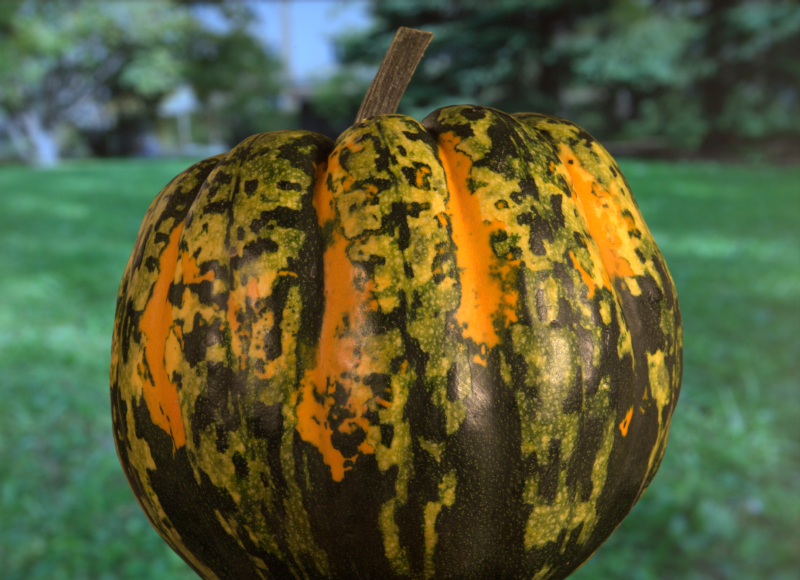
#> input picture cms2_python/input_training_lowres/GT19.png, 800 x 580 px
$ jupyter execute BayesianMatting.ipynb
#> lines starting #> are read from the running program, lines starting #| are printed output that depends on the picture; after the words box and inside, x2 and y2 are one past the last pixel; in counts of white or black regions, pixels touching at a corner belong together; long printed decimals are rounded
### cms2_python/core/MeanAndCovar.py
import numpy as np


def meanv(certain_ground, weight):
    whole_weight = sum(weight)
    color_channel = [1, 2, 3]
    if whole_weight == 0:
        mean_value = np.zeros(3)
    else:
        mean_value = np.zeros(3)
        for channel in color_channel:
            mean_value[channel - 1] = np.sum(certain_ground[(channel - 1), :] * weight) / whole_weight
    return mean_value


def covariance(mean_value, certain_ground, weight):
    whole_weight = sum(weight)
#     print(whole_weight)
    if whole_weight == 0:
        covar = np.zeros((3,3))
    else:
        shift = [certain_ground[0, :] - mean_value[0], certain_ground[1, :] - mean_value[1], certain_ground[2, :] - mean_value[2]]
        shift = np.array(shift)
        covar = np.dot(np.dot(weight * shift, shift.T), 1 / whole_weight)
    return covar

def math_computation(pxls_fg, pxls_bg, bg_weights, fg_weights):
    F_mean = meanv(pxls_fg, fg_weights)
    B_mean = meanv(pxls_bg, bg_weights)
    F_covar = covariance(F_mean, pxls_fg, fg_weights)
    B_covar = covariance(B_mean, pxls_bg, bg_weights)
    return F_covar, B_covar, B_mean, F_mean


# [124 lines of commented-out code are left out]

### cms2_python/core/Transform.py
import numpy as np


def transform_matrix(f_b_mat, image_mask):
    """
    Reshapes the f_b_mat [m, n, 3] into a vector [1, N] using image_mask.
    """
    f_b_mat = f_b_mat[:, :, 0]
    image_mask = image_mask[:, :, 0]
    image_mask = image_mask.reshape(image_mask.size)
    f_b_mat = np.delete(f_b_mat, np.where(np.isnan(image_mask)))
    result_vector = f_b_mat
    return result_vector


def transform_pixels(input_mat, image_mask):
    """
    The ambiguous dimension of input matrix will be converted to [3, position
    that is required to be overseen]
    """
    image_mask = image_mask.reshape(image_mask.size)
    input_mat = np.delete(input_mat, np.where(np.isnan(image_mask)))
    input_mat = input_mat.reshape(np.uint32(input_mat.size / 3), 3)
    new_mat = input_mat.T
    return new_mat

### cms2_python/core/Neigh.py
import numpy as np
from scipy.ndimage import gaussian_filter

def matlab_fspecial_gauss2d(shape=(3, 3), sigma=0.5):
  # return the same result as MATLAB's fspecial('gaussian',[shape],[sigma])
    m, n = [(l - 1.) / 2. for l in shape]
    y, x = np.ogrid[-m:m+1, -n:n+1]
    h = np.exp(-(x*x + y*y) / (2.*sigma*sigma))
  # h[h < 1e-10] = 1e-10
    h[h < np.finfo(h.dtype).eps * h.max()] = np.finfo(h.dtype).eps * h.max()
    sumh = h.sum()
    if sumh != 0:
        h /= sumh
    return h

def extract_neighborhood_info(foreground_image, background_image, alpha_for_pixels, x, y, start_dim, sigma_gaussian):
    """
    Retrieves foreground and background neighborhood pixels and weights, along with initial alpha,
    for a given pixel in the unknown area.
    """
    # Image dimensions
    rows, cols, _ = foreground_image.shape

    # Half window size
    half_start_dim = (start_dim - 1) / 2

    # Index of four vertices of the square neighborhood
    min_x = np.int32(max(0, x - half_start_dim))
    max_x = np.int32(min(rows, x + half_start_dim + 1))
    min_y = np.int32(max(0, y - half_start_dim))
    max_y = np.int32(min(cols, y + half_start_dim + 1))
    rela_min_x = np.int32(min_x - (x - half_start_dim))
    rela_max_x = np.int32(start_dim - (x + half_start_dim + 1 - max_x))
    rela_min_y = np.int32(min_y - (y - half_start_dim))
    rela_max_y = np.int32(start_dim - (y + half_start_dim + 1 - max_y))

    # Extract alpha, foreground_image, background_image, neighborhood
    fg_neigh = foreground_image[min_x:max_x, min_y:max_y, :]
    bg_neigh = background_image[min_x:max_x, min_y:max_y, :]
    alpha_neigh = alpha_for_pixels[min_x:max_x, min_y:max_y, :]


    # Gaussian distribution area
    init_gaussian = matlab_fspecial_gauss2d(shape=(start_dim, start_dim), sigma=sigma_gaussian)
    init_gaussian = np.stack((init_gaussian, init_gaussian,init_gaussian), axis=2)
    rel_gaussian = init_gaussian[rela_min_x:rela_max_x, rela_min_y:rela_max_y , :]


    # Foreground weight = (alpha^2) * gaussian_fall_off
    fg_w = alpha_neigh
    fg_w[np.isnan(fg_w)] = 0
    fg_w = np.power(fg_w, 2) * rel_gaussian

    # Background weight = ((1 - alpha)^2) * gaussian_fall_off
    bg_w = alpha_neigh
    bg_w[np.isnan(bg_w)] = 1
    bg_w = np.power((1 - bg_w), 2) * rel_gaussian

    # Calculate the mean of all the alpha values in the neighborhood as the initial alpha
    alpha_neigh = alpha_neigh[:, :, 0]
    num_of_nan = np.count_nonzero(np.isnan(alpha_neigh))
    alpha_neigh[np.isnan(alpha_neigh)] = 0
    init_alpha = (np.sum(alpha_neigh) / (alpha_neigh.size - num_of_nan))

    # Assign initial alpha as 0 if it's NaN
    if np.isnan(init_alpha):
        init_alpha = 0

    return fg_neigh, bg_neigh, fg_w, bg_w, init_alpha

### cms2_python/core/Estim.py
import numpy as np


def likelihood_estimation(obs_color, init_alpha, fg_mu, bg_mu, fg_covariance, bg_covariance,
                          sigma_camera, max_iter, likelihood_min):
    #if np.linalg.matrix_rank(fg_covariance) == fg_covariance.shape[0]:
   #     fg_cov_inv = np.linalg.inv(fg_covariance)
    #else:
    fg_cov_inv = np.linalg.pinv(fg_covariance)

    #if np.linalg.matrix_rank(bg_covariance) == bg_covariance.shape[0]:
    #    bg_cov_inv = np.linalg.inv(bg_covariance)
    #else:
    bg_cov_inv = np.linalg.pinv(bg_covariance)

    iteration_count = 0
    I = np.eye(3)

    sigma_c_sq = sigma_camera ** 2
    alpha = init_alpha
    alpha_sq = alpha ** 2
    likelihood_diff = 1
    prev_likelihood = 0

    while (iteration_count <= max_iter) and (likelihood_diff > likelihood_min):
        FM_LU = fg_cov_inv + (I * (alpha_sq / sigma_c_sq))
        FM_RU = (I * alpha * (1 - alpha)) / sigma_c_sq
        FM_LD = (I * alpha * (1 - alpha)) / sigma_c_sq
        FM_RD = bg_cov_inv + ((I * ((1 - alpha) ** 2)) / sigma_c_sq)

        FM = np.block([[FM_LU, FM_RU], [FM_LD, FM_RD]])
        FM_inv = np.linalg.pinv(FM)

        SMU = np.dot(fg_cov_inv, fg_mu) + (obs_color.T * alpha / sigma_c_sq)
        SMD = np.dot(bg_cov_inv, bg_mu) + (obs_color.T * (1 - alpha) / sigma_c_sq)
        SM = np.vstack([SMU.T, SMD.T])

        FB_matrix = FM_inv @ SM

        FB_matrix[FB_matrix > 1] = 1
        FB_matrix[FB_matrix < 0] = 0

        Foreground_update = FB_matrix[0:3]
        Background_update = FB_matrix[3:6]

        alpha_numerator = np.dot((obs_color - Background_update).T, (Foreground_update - Background_update))
        alpha_denominator = sum(np.power((Foreground_update - Background_update), 2))[0]
        alpha = alpha_numerator / alpha_denominator
        alpha = np.maximum(0, np.minimum(1, alpha))

        fg_difference = Foreground_update - fg_mu
        bg_difference = Background_update - bg_mu

        fg_likelihood = - np.dot(np.dot(fg_difference.T, fg_cov_inv), fg_difference) / 2
        bg_likelihood = - np.dot(np.dot(bg_difference.T, bg_cov_inv), bg_difference) / 2

        composite_likelihood = obs_color - (alpha * Foreground_update) - ((1 - alpha) * Background_update)
        composite_likelihood = - np.linalg.norm(composite_likelihood, ord=2) ** 2 / sigma_c_sq

        total_likelihood = composite_likelihood + fg_likelihood + bg_likelihood

        iteration_count += 1

        if iteration_count == 1:
            likelihood_diff = abs(total_likelihood[0][0])
        else:
            likelihood_diff = abs(total_likelihood[0][0] - prev_likelihood[0][0])
        prev_likelihood = total_likelihood

        alpha_sq = alpha ** 2

    F_final = Foreground_update
    B_final = Background_update
    return F_final, B_final, alpha

### cms2_python/BayesianMatting.ipynb
[cell 1]
import numpy as np
import cv2
import matplotlib.pyplot as plt
import PIL.Image
import skimage
from skimage.metrics import mean_squared_error as MSE
from skimage.metrics import peak_signal_noise_ratio as PSNR
from alive_progress import alive_bar
import time
from skimage.metrics import structural_similarity as SSIM

# import all functions needed
from core.MeanAndCovar import math_computation
from core.Transform import transform_matrix, transform_pixels
from core.Neigh import extract_neighborhood_info
from core.Estim import likelihood_estimation


# Read input data
original_image = cv2.imread('input_training_lowres/GT19.png')
#> original_image is the input picture: shape (580, 800, 3); mean B, G, R 56.7, 93.2, 87.2
trimap = cv2.imread('trimap_training_lowres/Trimap1/GT19.png')
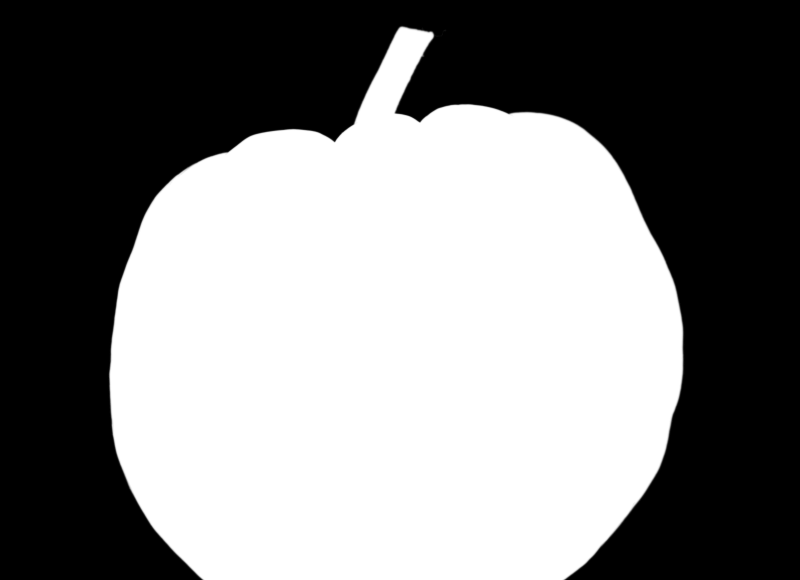
#> input picture cms2_python/gt_training_lowres/GT19.png, 800 x 580 px, found by its file name
#> trimap is the input picture: shape (580, 800, 3); min 0, max 255, mean 129.2
ground_truth_trimap = cv2.imread('gt_training_lowres/GT19.png')
#avoid picture being blue
original_image = original_image[...,::-1]
trimap = trimap[...,::-1]
ground_truth_trimap = ground_truth_trimap[...,::-1]

print(trimap.shape)
#| (580, 800, 3)

[cell 2]
plt.imshow(original_image)
plt.axis('off')  # close axis
plt.show()

plt.imshow(trimap)
plt.axis('off')  # close axis
plt.show()

plt.imshow(ground_truth_trimap)
plt.axis('off')  # close axis
plt.show()

[cell 3]
sizeimg_2_dims = original_image.shape[:2]
#> sizeimg_2_dims = (580, 800)
sizetrimap = trimap.shape[:2]
#> sizetrimap = (580, 800)

if sizeimg_2_dims == sizetrimap:
    print("sizechecking: Successfull alignment of image and trimap!")
#else:
#    print("sizechecking: size not match, asking for new trimap!")
#    File, Path = uigetfile(
#        ('*.jpg;*.jpeg; *.png; *.gif;*.bmp;*.tiff',
#         'Image files (.jpg, .jpeg, .png, .gif, .bmp, .tiff'),
#        'Select a new trimap')
#    trimap = cv2.imread(Path + File)

if trimap.shape[2] != 1:
    trimap = cv2.cvtColor(trimap, cv2.COLOR_BGR2GRAY)
#> trimap: shape (580, 800)

print(trimap.shape)
#| (580, 800)

[cell 4]
start_time = time.time()
# Convert input data to double ranged from 0 to 1
original_image = original_image.astype(np.double) / 255.0
ground_truth_trimap = ground_truth_trimap.astype(np.double) / 255.0
rows, cols, c = original_image.shape
#> rows = 580; cols = 800; c = 3

trimap_show = np.stack([trimap, trimap, trimap], axis=2)
# Define foreground, background, and unknown areas
fgmask = (trimap == 255)
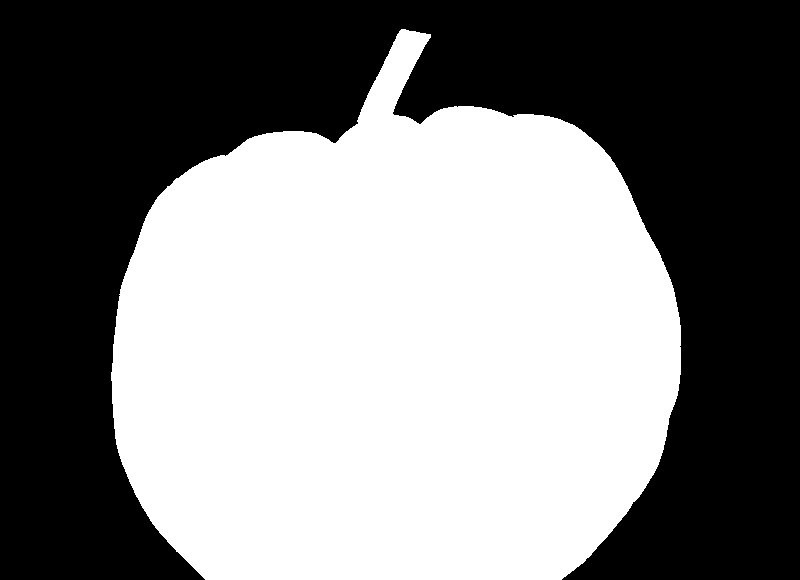
#> fgmask: shape (580, 800) bool; 50% white; 1 black region, box (x1, y1, x2, y2) and area: (0, 0, 800, 580) 231906
bgmask = (trimap == 0)
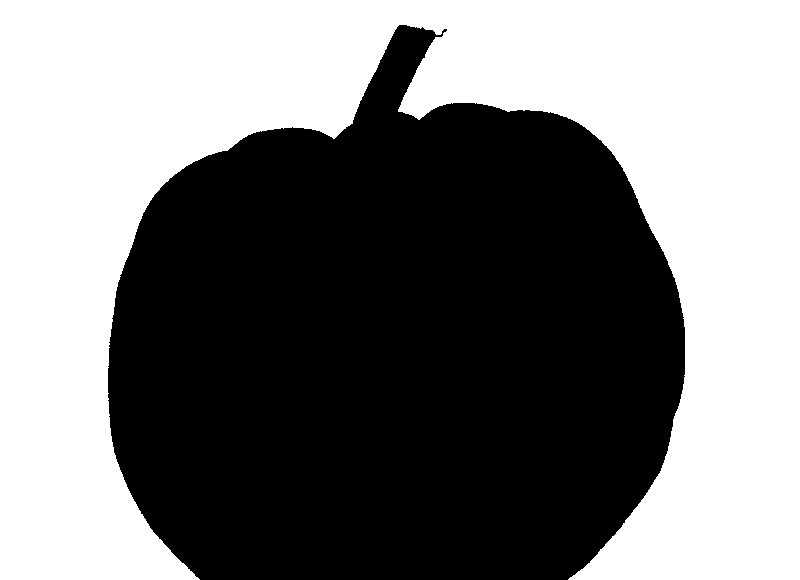
#> bgmask: shape (580, 800) bool; 48.7% white; 1 white region, box (x1, y1, x2, y2) and area: (0, 0, 800, 580) 225919
unknown = (trimap == 128)
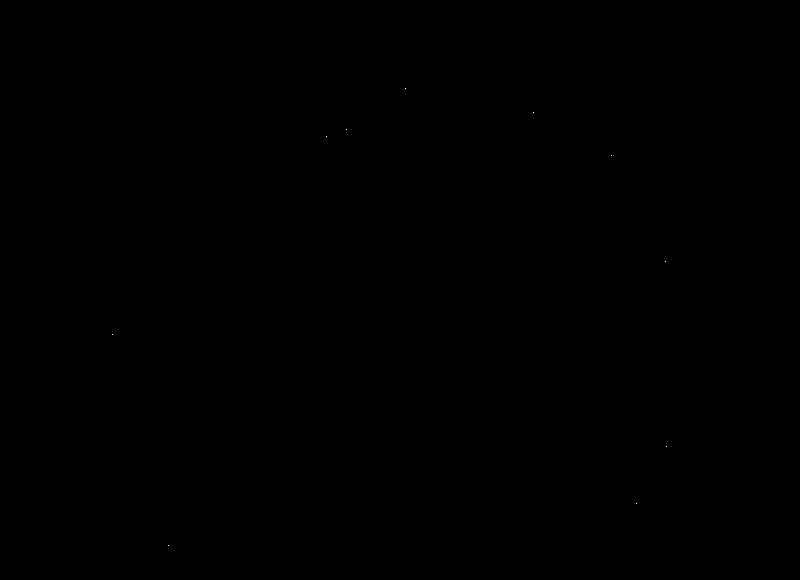
#> unknown: shape (580, 800) bool; 0% white in thin lines or dots, all inside (x1, y1, x2, y2) = (112, 88, 667, 546)
print(original_image)
#> (printed output is left out)
print(ground_truth_trimap)
#> (printed output is left out)
print(rows)
#| 580
print(cols)
#| 800
print(c)
#| 3
print(fgmask)
#> (printed output is left out)
print(bgmask)
#> (printed output is left out)
print(unknown)
#> (printed output is left out)

[cell 5]
# Initialize alpha matte (background: 0, foreground: 1, unknown area: NaN)
alpha = np.zeros([rows, cols])
alpha[fgmask] = 1
alpha[bgmask] = 0
alpha[unknown] = np.nan
alpha = np.repeat(alpha[:, :, np.newaxis], 3, axis=2)

# Initialize F and B matrices
F = np.copy(original_image)
F[~fgmask] = np.nan
#> F: shape (580, 800, 3) float64; 49.98% of the values are NaN or infinite; the others: min 0, max 1, mean 0.275
B = np.copy(original_image)
B[~bgmask] = np.nan
#> B: shape (580, 800, 3) float64; 51.31% of the values are NaN or infinite; the others: min 0.0471, max 1, mean 0.346

# Copy initial values to be used later
F_init = np.copy(F)
B_init = np.copy(B)
alpha_init = np.copy(alpha)
print(F_init)
#> (printed output is left out)
print(B_init)
#> (printed output is left out)
print(alpha_init)
# Set parameters
initial_side_length = 41
increment_for_side_length = 8
sigma_for_gsn = 4
remaining_unknown_pxls = []

[cell 6]
# First Loop: Iterate over pixels in the unknown area
print(1)
for i in range(rows):
    for j in range(cols):
        if unknown[i, j]:
            # Initialize parameters
            side_length = initial_side_length
            increment = increment_for_side_length

            # Calculate the number of foreground and background pixels required
            num_fg_pxls = 0
            num_bg_pxls = 0
            min_fg_pxls = 200
            min_bg_pxls = 200
            max_side_length = 75
            print(2)
            # Iterate to find neighborhood information
            for num_iterations in range(max_side_length):
                if ((num_fg_pxls >= min_fg_pxls) and (num_bg_pxls >= min_bg_pxls)) or (side_length > max_side_length):
                    break

                # Get neighborhood information
                fg_neighb, bg_neighb, fg_weights, bg_weights, initial_alpha = extract_neighborhood_info(
                    F_init, B_init, alpha_init, i, j, side_length, sigma_for_gsn)

                # Calculate the number of foreground and background pixels in the neighborhood
                num_fg_pxls = (np.count_nonzero(~np.isnan(fg_neighb))) / 3
                num_bg_pxls = (np.count_nonzero(~np.isnan(bg_neighb))) / 3

                # Increment window size
                side_length = side_length + increment

            # Store remaining unknown pixels if information is insufficient
            if side_length > max_side_length:
                remaining_unknown_pxls.append([i, j])
                continue
            print(3)
            # Estimate alpha, F, B values for pixels with enough information
            fg_weights = transform_matrix(fg_weights, fg_neighb)
            bg_weights = transform_matrix(bg_weights, bg_neighb)
            pxls_fg = transform_pixels(fg_neighb, fg_neighb)
            pxls_bg = transform_pixels(bg_neighb, bg_neighb)
            F_covar, B_covar, B_mean, F_mean = math_computation(
                pxls_fg, pxls_bg, bg_weights, fg_weights)
            C = original_image[i, j, :]
            C = C.reshape((3, 1))
            max_iterations = 50
            min_likelihood = 1e-6
            sigma_C = 0.01
            F_mean = F_mean.T
            B_mean = B_mean.T
            F_element, B_element, alpha_element = likelihood_estimation(
                C, initial_alpha, F_mean, B_mean, F_covar, B_covar,
                sigma_C, max_iterations, min_likelihood)

            F_element[np.isnan(F_element)] = 0
            B_element[np.isnan(B_element)] = 0


            F[i, j, :] = F_element.T
            B[i, j, :] = B_element.T
            alpha[i, j, :] = alpha_element
#> bg_neighb: shape (41, 41, 3) float64; 55.38% of the values are NaN or infinite; the others: min 0.153, max 0.588, mean 0.321
#> fg_neighb: shape (41, 41, 3) float64; 57.35% of the values are NaN or infinite; the others: min 0.00784, max 0.416, mean 0.141
#> after the loop, remaining_unknown_pxls = []

[cell 7]
# Second Loop: Iterate over remaining unknown pixels
for k in range(len(remaining_unknown_pxls)):
    i = remaining_unknown_pxls[k][0]
    j = remaining_unknown_pxls[k][1]

    side_length = initial_side_length
    increment = increment_for_side_length
    num_fg_pxls = 0
    num_bg_pxls = 0
    min_fg_pxls = 200
    min_bg_pxls = 200
    max_side_length = 80

    # Get neighborhood information for remaining pixels
    for num_iterations in range(max_side_length):
        if ((num_fg_pxls >= min_fg_pxls) and (num_bg_pxls >= min_bg_pxls)) or (side_length > max_side_length):
            break

        fg_neighb, bg_neighb, fg_weights, bg_weights, initial_alpha = extract_neighborhood_info(
            F, B, alpha, i, j, side_length, sigma_for_gsn)
        num_fg_pxls = (np.sum(~np.isnan(fg_neighb))) / 3
        num_bg_pxls = (np.sum(~np.isnan(bg_neighb))) / 3
        side_length = side_length + increment

    fg_weights = transform_matrix(fg_weights, fg_neighb)
    bg_weights = transform_matrix(bg_weights, bg_neighb)
    pxls_fg = transform_pixels(fg_neighb, fg_neighb)
    pxls_bg = transform_pixels(bg_neighb, bg_neighb)

    # Handle remaining pixels with insufficient information
    if side_length >= max_side_length:
        if num_fg_pxls > num_bg_pxls:
            alpha[i, j, :] = 1
            F_covar, B_covar, B_mean, F_mean = math_computation(
                pxls_fg, pxls_bg, bg_weights, fg_weights)
            F[i, j, :] = F_mean
            continue
        elif num_fg_pxls < num_bg_pxls:
            alpha[i, j, :] = 0
            F_covar, B_covar, B_mean, F_mean = math_computation(
                pxls_fg, pxls_bg, bg_weights, fg_weights)
            B[i, j, :] = B_mean
            continue
    else:
        # Estimate alpha, F, B values for pixels with enough information
        F_covar, B_covar, B_mean, F_mean = math_computation(
            pxls_fg, pxls_bg, bg_weights, fg_weights)

        C = original_image[i, j, :]
        C = C.reshape((3, 1))
        max_iterations = 50
        min_likelihood = 1e-6
        sigma_C = 0.01
        F_mean = F_mean.T
        B_mean = B_mean.T
        F_element, B_element, alpha_element = likelihood_estimation(
            C, initial_alpha, F_mean, B_mean, F_covar, B_covar,
            sigma_C, max_iterations, min_likelihood)

        F_element[np.isnan(F_element)] = 0
        B_element[np.isnan(B_element)] = 0

        F[i, j, :] = F_element.T
        B[i, j, :] = B_element.T
        alpha[i, j, :] = alpha_element
#> this loop made 0 passes
alpha_float32 = alpha.astype(np.float32)
alpha_1 = cv2.cvtColor(alpha_float32, cv2.COLOR_BGR2GRAY)
ground_truth_trimap_1 = ground_truth_trimap.astype(np.float32)
ground_truth_trimap_1 = cv2.cvtColor(ground_truth_trimap_1, cv2.COLOR_BGR2GRAY)
#> ground_truth_trimap_1: shape (580, 800) float32
psnr_value = PSNR(alpha_1, ground_truth_trimap_1)
#> psnr_value = 22.75
mse_value = MSE(alpha_1, ground_truth_trimap_1)
#> mse_value = 0.00531
ssim_value = SSIM(alpha_1, ground_truth_trimap_1, data_range=alpha_1.max() - alpha_1.min())
#> ssim_value = 0.972
F[np.isnan(F)] = 0
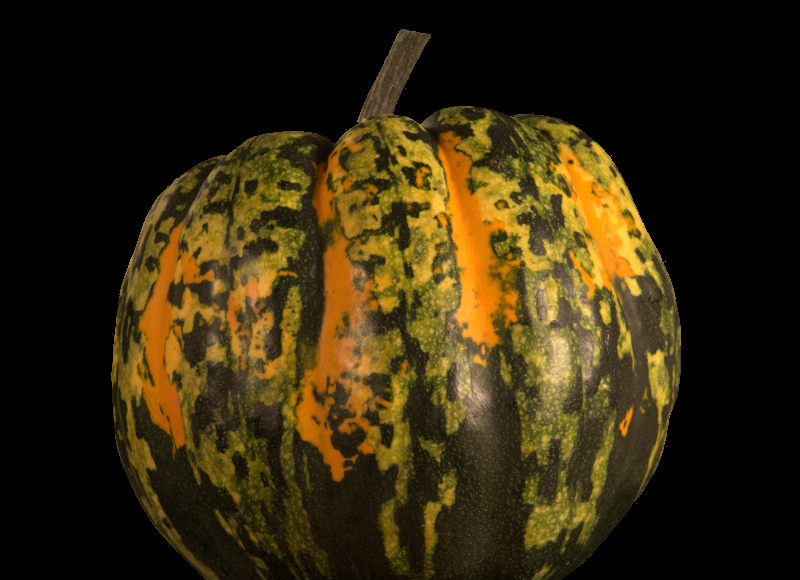
#> F: shape (580, 800, 3) float64; mean R, G, B 0.203, 0.156, 0.0532
B[np.isnan(B)] = 0
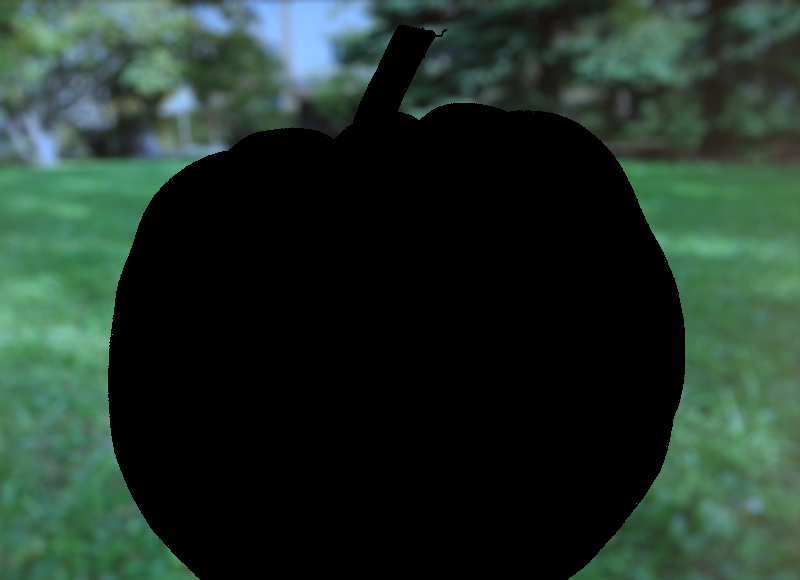
#> B: shape (580, 800, 3) float64; mean R, G, B 0.135, 0.204, 0.166

end_time = time.time()

print(f"running time = {end_time - start_time} seconds")

# Display results
# trimap = trimap.astype('uint8')
# print(trimap)
plt.imshow(trimap_show)
plt.axis('off')  # close axis
plt.show()


plt.imshow(alpha)
plt.axis('off')  # close axis
plt.show()


plt.imshow(ground_truth_trimap)
plt.axis('off')  # close axis
plt.show()


plt.imshow(original_image)
plt.axis('off')  # close axis
plt.show()


plt.imshow(F)
plt.axis('off')  # close axis
plt.show()


plt.imshow(B)
plt.axis('off')  # close axis
plt.show()

print(f'The PSNR of Bayesian matting is: {psnr_value:.5f}')
#| The PSNR of Bayesian matting is: 22.748
print(f'The SSIM of Bayesian matting is: {ssim_value:.5f}')
#| The SSIM of Bayesian matting is: 0.9724
print(f'The MSE of Bayesian matting is: {mse_value:.5f}')
#| The MSE of Bayesian matting is: 0.00531
cv2.waitKey(0)
cv2.destroyAllWindows()
